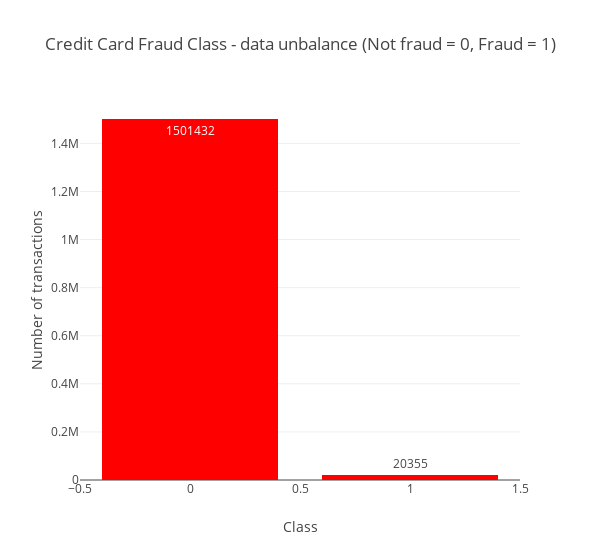

Source (notebook cell):
### Code cell
# value_counts()
temp = data_df["fraud_ind"].value_counts()
df = pd.DataFrame({'Class': temp.index,'values': temp.values})
trace = go.Bar(
    x = df['Class'],y = df['values'],
    name="Credit Card Fraud Class - data unbalance (Not fraud = 0, Fraud = 1)",
    marker=dict(color="Red"),
    text=df['values']
)
data = [trace]
layout = dict(title = 'Credit Card Fraud Class - data unbalance (Not fraud = 0, Fraud = 1)',
          xaxis = dict(title = 'Class', showticklabels=True), 
          yaxis = dict(title = 'Number of transactions'),
          hovermode = 'closest',width=600
         )
fig = dict(data=data, layout=layout)
iplot(fig, filename='class')

### Figure 1 — Plotly figure (JSON) as saved in the notebook; plotly's stock layout.template omitted (floating-point values rounded to 4 significant figures)
{"data": [{"marker": {"color": "Red"}, "name": "Credit Card Fraud Class - data unbalance (Not fraud = 0, Fraud = 1)", "text": [1501432, 20355], "type": "bar", "x": [0, 1], "y": [1501432, 20355]}], "layout": {"hovermode": "closest", "title": "Credit Card Fraud Class - data unbalance (Not fraud = 0, Fraud = 1)", "width": 600, "xaxis": {"showticklabels": true, "title": "Class"}, "yaxis": {"title": "Number of transactions"}}}
